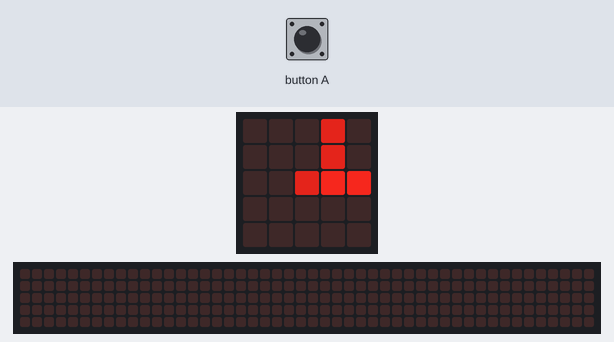
A program run on a simulated BBC micro:bit running MicroPython. Shown: the board's 5×5 LED display, a strip that is not on the board, showing the scrolling text unrolled. The test bench sets the inputs (shaded band). The 48×5 strip is a reading aid, not a part: it shows the text the display is scrolling, unrolled, one strip-width of it at a time.

Above: at 1.6 s.
1.7 s: button A pressed for 0.15 s
At 1.93 s:
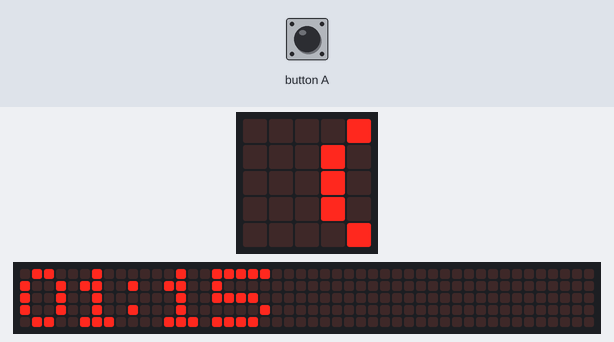
2.4 s: button A pressed for 1 s
At 2.8 s:
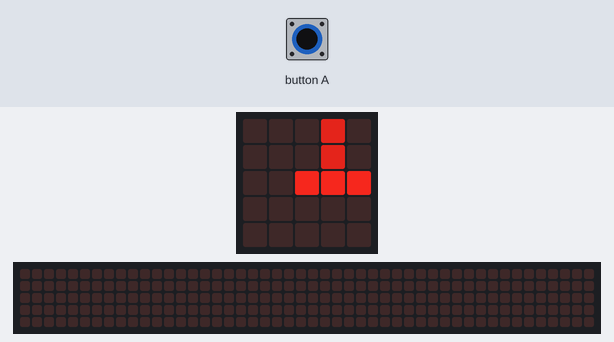
4.9 s: button A pressed for 0.15 s
At 5.27 s:
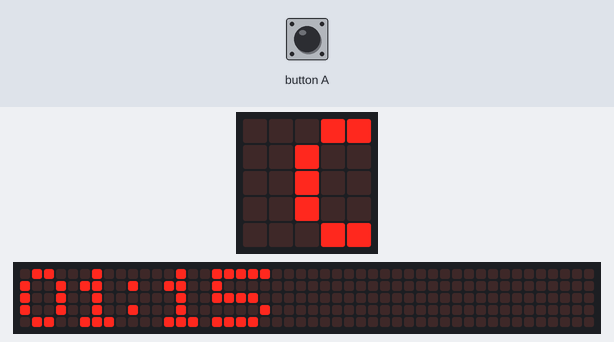
5.6 s: button A pressed for 1 s
At 6.8 s:
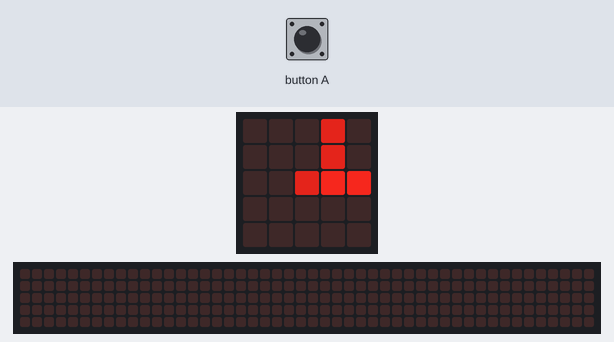
8.5 s: button A pressed for 3.2 s
At 9.93 s:
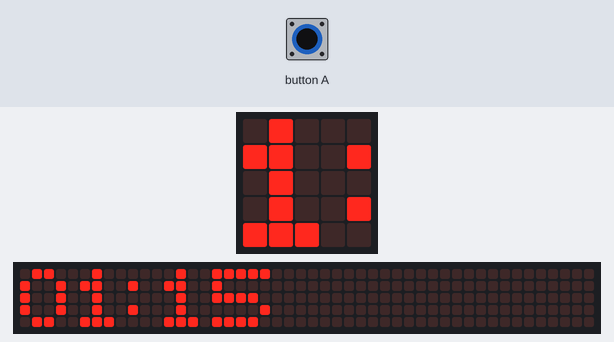
12.3 s: button A pressed 2 times (0.12 s each, 0.3 s apart)
At 15.82 s:
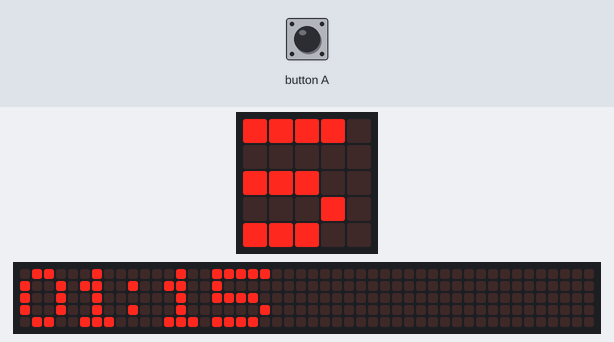

The program:

Clock__14___2022_03_21_23_31_36_UTC_.py
```python
import microbit
from microbit import *

def UpdateDisplay():
    display.clear()
    if displayType == 'digital':
        hours, mins = str(time[0]), str(time[1])
        if len(hours) == 1:
            hours = '0' + hours
        if len(mins) == 1:
            mins = '0' + mins
        display.scroll( '{}:{} '.format(hours, mins), delay=150, wait=False, loop=True, monospace=False)
    elif displayType == 'analogue':
        hours, mins = time[0], time[1]
        #hours

        if hours >= 12:
            hours = hours - 12
        for pair in analogueDict[hours]:
            display.set_pixel(pair[0], pair[1], 6)

        #mins

        analogueDictEntry = 0
        if mins >= 2.5 and mins < 7.5:
            analogueDictEntry = 1
        elif mins >= 7.5 and mins < 12.5:
            analogueDictEntry = 2
        elif mins >= 12.5 and mins < 17.5:
            analogueDictEntry = 3
        elif mins >= 17.5 and mins < 22.5:
            analogueDictEntry = 4
        elif mins >= 22.5 and mins < 27.5:
            analogueDictEntry = 5
        elif mins >= 27.5 and mins < 32.5:
            analogueDictEntry = 6
        elif mins >= 32.5 and mins < 37.5:
            analogueDictEntry = 7
        elif mins >= 37.5 and mins < 42.5:
            analogueDictEntry = 8
        elif mins >= 42.5 and mins < 47.5:
            analogueDictEntry = 9
        elif mins >= 47.5 and mins < 52.5:
            analogueDictEntry = 10
        elif mins >= 52.5 and mins < 57.5:
            analogueDictEntry = 11

        for pair in analogueDict[analogueDictEntry]:
            if display.get_pixel(pair[0], pair[1]) == 6:
                overlappingHands.append(pair)
            display.set_pixel(pair[0], pair[1], 8)

def IncrementTime():
    time[1]+=1
    if time[1] >= 60:
        time[1] = 00
        time[0]+=1
        if time[0] >= 24:
            time[0] = 00

if __name__ == '__main__':
    displayType = 'analogue'
    time = [01,15]
    overlappingHands = []
    analogueDict = {
        0 : ((2,2), (2,1), (2,0)),
        1 : ((2,2), (3,1), (3,0)),
        2 : ((2,2), (3,1), (4,1)),
        3 : ((2,2), (3,2), (4,2)),
        4 : ((2,2), (3,3), (4,3)),
        5 : ((2,2), (3,3), (3,4)),
        6 : ((2,2), (2,3), (2,4)),
        7 : ((2,2), (1,3), (1,4)),
        8 : ((2,2), (1,3), (0,3)),
        9 : ((2,2), (1,2), (0,2)),
        10 : ((2,2), (1,1), (0,1)),
        11 : ((2,2), (1,1), (1,0))
        }
    UpdateDisplay()
    nextUpdateTime = microbit.running_time()+60000
    nextOverHandsUpdateTime = microbit.running_time()+1000

    while True:
        if microbit.running_time() >= nextUpdateTime:
            nextUpdateTime = microbit.running_time()+60000
            IncrementTime()
            overlappingHands = []
            UpdateDisplay()
        if running_time() >= nextOverHandsUpdateTime:
            nextOverHandsUpdateTime = running_time()+1000
            for pair in overlappingHands:
                if display.get_pixel(pair[0], pair[1]) == 6:
                    display.set_pixel(pair[0], pair[1], 8)
                else:
                    display.set_pixel(pair[0], pair[1], 6)
        if button_a.was_pressed():
            if displayType == 'digital':
                displayType = 'analogue'
            else:
                displayType = 'digital'
            UpdateDisplay()
```

Measured:
- after the input at 1.7 s, the display: first changes at once (image 1 shows a later state)
- after the input at 2.4 s, the display: changes at once (image 2)
- after the input at 4.9 s, the display: first changes at once (image 3 shows a later state)
- after the input at 5.6 s, the display: first changes at once (image 4 shows a later state)
- after the input at 8.5 s, the display: first changes at once (image 5 shows a later state)
- after the input at 12.3 s, the display: first changes at once (image 6 shows a later state)
